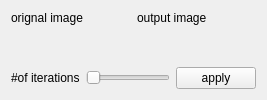
              <widget class="QWidget" name="mean_shift">
               <attribute name="title">
                <string> mean shift</string>
               </attribute>
               <layout class="QGridLayout" name="gridLayout_38">
                <item row="0" column="0">
                 <layout class="QVBoxLayout" name="verticalLayout_29" stretch="1,0">
                  <item>
                   <layout class="QHBoxLayout" name="horizontalLayout_49">
                    <item>
                     <layout class="QVBoxLayout" name="verticalLayout_93">
                      <item>
                       <widget class="QLabel" name="label_org_shift">
                        <property name="sizePolicy">
                         <sizepolicy hsizetype="Preferred" vsizetype="Fixed">
                          <horstretch>0</horstretch>
                          <verstretch>0</verstretch>
                         </sizepolicy>
                        </property>
                        <property name="text">
                         <string>orignal image</string>
                        </property>
                       </widget>
                      </item>
                      <item>
                       <widget class="QLabel" name="orig_img_shift">
                        <property name="text">
                         <string/>
                        </property>
                       </widget>
                      </item>
                     </layout>
                    </item>
                    <item>
                     <layout class="QVBoxLayout" name="verticalLayout_94">
                      <item>
                       <widget class="QLabel" name="label_out_shift">
                        <property name="sizePolicy">
                         <sizepolicy hsizetype="Preferred" vsizetype="Fixed">
                          <horstretch>0</horstretch>
                          <verstretch>0</verstretch>
                         </sizepolicy>
                        </property>
                        <property name="text">
                         <string>output image</string>
                        </property>
                       </widget>
                      </item>
                      <item>
                       <widget class="QLabel" name="out_img__shift">
                        <property name="text">
                         <string/>
                        </property>
                       </widget>
                      </item>
                     </layout>
                    </item>
                   </layout>
                  </item>
                  <item>
                   <layout class="QHBoxLayout" name="horizontalLayout_50">
                    <item>
                     <layout class="QHBoxLayout" name="horizontalLayout_51">
                      <item>
                       <widget class="QLabel" name="label_50">
                        <property name="text">
                         <string>#of iterations</string>
                        </property>
                       </widget>
                      </item>
                      <item>
                       <widget class="QSlider" name="horizontalSlider_iter_mean">
                        <property name="orientation">
                         <enum>Qt::Horizontal</enum>
                        </property>
                       </widget>
                      </item>
                     </layout>
                    </item>
                    <item>
                     <widget class="QPushButton" name="apply_mean_shift">
                      <property name="sizePolicy">
                       <sizepolicy hsizetype="Expanding" vsizetype="Fixed">
                        <horstretch>0</horstretch>
                        <verstretch>0</verstretch>
                       </sizepolicy>
                      </property>
                      <property name="text">
                       <string>apply</string>
                      </property>
                     </widget>
                    </item>
                   </layout>
                  </item>
                 </layout>
                </item>
               </layout>
              </widget>
